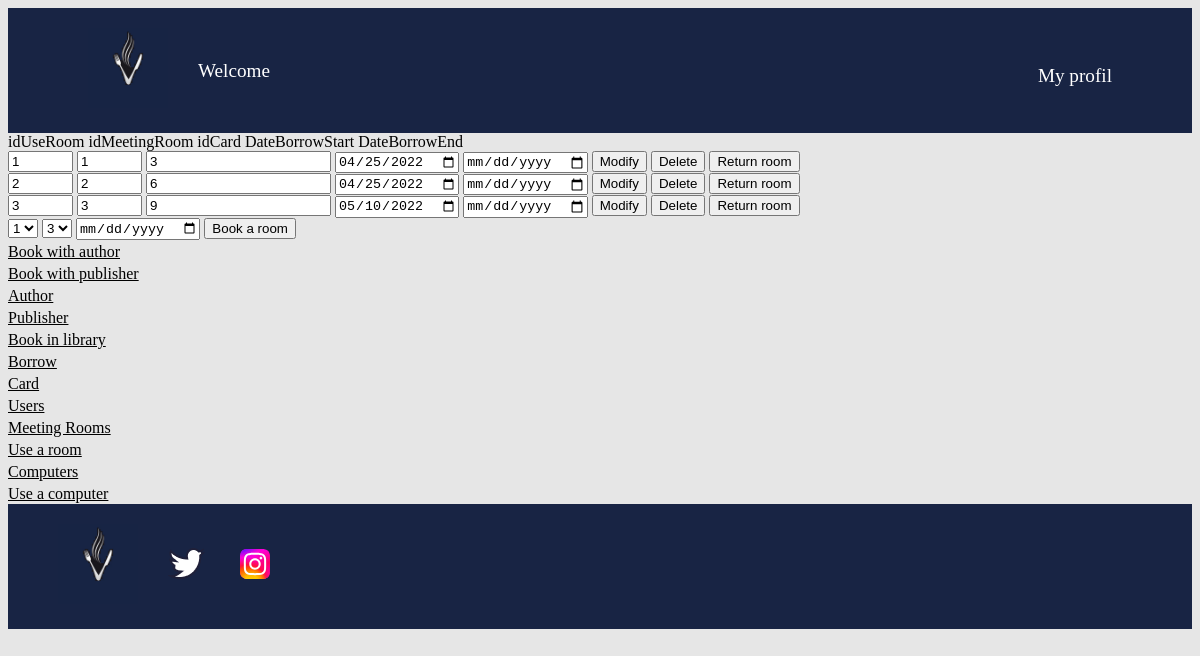
/admin_use_room.php (signed in), run on an earlier commit of the app's database.
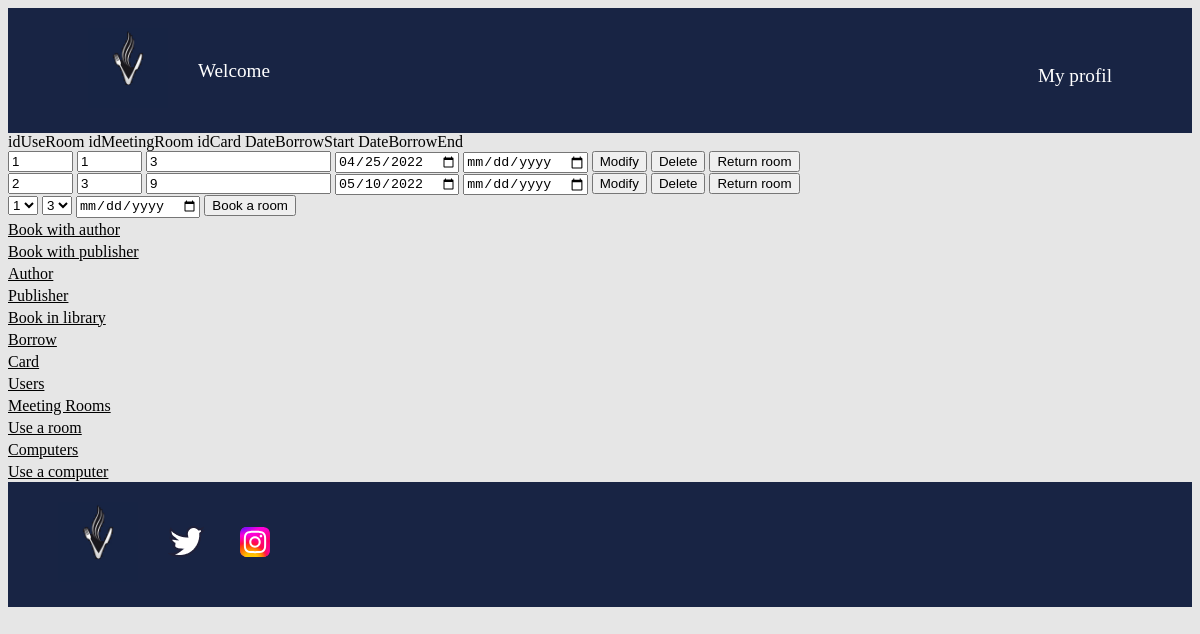
And on a later commit of the database.
### tables this page shows
CREATE TABLE UseRoom (
    idUseRoom INT PRIMARY KEY AUTO_INCREMENT,
    DateBorrowStart DATE,
    DateBorrowEnd DATE,
    idCard INT,
    idMeetingRoom INT,
    CONSTRAINT fk_Card_UseRoom
        FOREIGN KEY (idCard) 
        REFERENCES Card(idCard) ON DELETE CASCADE,
    CONSTRAINT fk_MeetingRoom_UseRoom
        FOREIGN KEY (idMeetingRoom) 
        REFERENCES MeetingRoom(idMeetingRoom) ON DELETE CASCADE
);

### admin_use_room.php (the view, shortened to what this page needs)
<!DOCTYPE html>
<html lang="en">
<head>
    <link href="login.css" rel="stylesheet">
</head>
<?php include "header.php"; ?>
<body>
<?php
$DB_USERNAME = $_SESSION['DB_USERNAME'];
$DB_PASSWORD = $_SESSION['DB_PASSWORD'];
$DB_SERVER = $_SESSION['DB_SERVER'];
$DB_NAME = $_SESSION['DB_NAME'];
$conn = mysqli_connect($DB_SERVER, $DB_USERNAME, $DB_PASSWORD, $DB_NAME) or die("ERROR: Unable to connect. " . mysqli_connect_error());
$query = "SELECT idUseRoom,DateBorrowStart,DateBorrowEnd,idCard,idMeetingRoom
          FROM UseRoom ORDER BY idUseRoom ASC;";
$result = mysqli_query($conn, $query);
$roomQuery = "SELECT idMeetingRoom
              FROM MeetingRoom
              WHERE availability = TRUE;";
$roomResult = mysqli_query($conn, $roomQuery);
$rooms = [];
while ($roomData = mysqli_fetch_assoc($roomResult)) {
    $rooms[] = $roomData;
}
$cardQuery = "SELECT idCard
              FROM Card
              WHERE RessourceType='MeetingRoom';";
$cardResult = mysqli_query($conn, $cardQuery);
$cards = [];
while ($cardData = mysqli_fetch_assoc($cardResult)) {
    $cards[] = $cardData;
}
echo "
    <tr>
      <td>" . 'idUseRoom' . "</td>
      <td>" . 'idMeetingRoom' . "</td>
      <td>" . 'idCard' . "</td>
      <td>" . 'DateBorrowStart' . "</td>
      <td>" . 'DateBorrowEnd' . "</td>
    </tr>
";
while ($rowData = mysqli_fetch_assoc($result)) {
    $idUseRoom = $rowData['idUseRoom'];
    $idMeetingRoom = $rowData['idMeetingRoom'];
    $idCard = $rowData['idCard'];
    $DateBorrowStart = $rowData['DateBorrowStart'];
    $DateBorrowEnd = $rowData['DateBorrowEnd'];
    echo "
      <tr>
        <td>
          <form method='POST' name='admin_book' >
            <input type='text' name='idUseRoom'  value='$idUseRoom' readonly size='5'>
            <input type='text' name='idMeetingRoom'  value='$idMeetingRoom' readonly size='5'>
            <input type='number' name='idCard' value='$idCard' readonly size='5'>
            <input type='date' name='DateBorrowStart' value='$DateBorrowStart'>
            <input type='date' name='DateBorrowEnd' value='$DateBorrowEnd'>
            <input type='submit' value='Modify'>
            <button type='submit' name='action' value='delete_room'>Delete</button>
            <button type='submit' name='action' value='return_room'>Return room</button>
          </form>
        </td>
      </tr>
";
}
echo "
    <form method='POST' name='add_room'>
        <select name='idMeetingRoom'>;
        ";
        foreach ($rooms as $room) {
          $MeetingRoomId = $room['idMeetingRoom'];
          echo "<option value='$MeetingRoomId'>$MeetingRoomId</option>";
      }
        echo "
        </select>
        <select name='idCard'>;
        ";
        foreach ($cards as $card) {
          $cardId = $card['idCard'];
          echo "<option value='$cardId'>$cardId</option>";
      }
        echo "
        </select>
        <input type='date' name='DateBorrowStart' placeholder='Date borrow start'>
        <input type='hidden' name='action' value='add_room'>
        <input type='submit' value='Book a room'>
    </form>
";
?>
</body>
</html>

What changed in the data, as far as the page shows it:
removed useroom: idUseRoom "3", idMeetingRoom "3", idCard "9", DateBorrowStart "05/10/2022"
changed useroom id 2: idMeetingRoom "2" → "3"; idCard "6" → "9"; DateBorrowStart "04/25/2022" → "05/10/2022"
